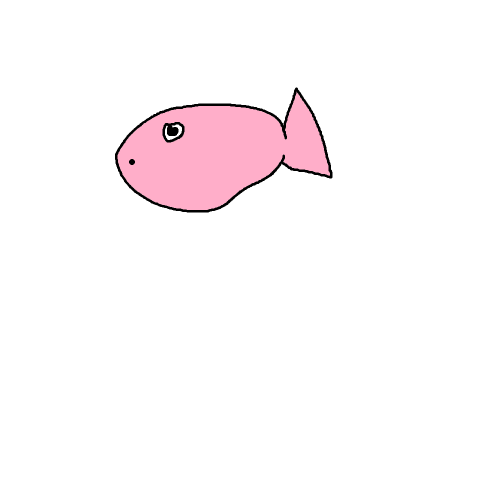
#> input picture experiments/chain/fh.png, 1000 x 1000 px (shown at 1/2 size)
$ python find_chain.py fh.png 5 sn.png
#> lines starting #> are read from the running program, lines starting #| are printed output that depends on the picture; after the words box and inside, x2 and y2 are one past the last pixel; in counts of white or black regions, pixels touching at a corner belong together
"""사슬형 · 지느러미형 마디 점 찾기 시험 (11/5). 그림 → 마스크 → 몸 가운데 선 → 머리 쪽 → 같은 간격 마디.
python find_chain.py 그림.png 마디수 → 그림.mask.png, 그림.joints.json, 그림.overlay.png"""
import json, sys
from collections import deque
import cv2
import numpy as np
from skimage.morphology import skeletonize

def mask_of(img):
    ink = (img.min(axis=2) < 235).astype(np.uint8)
    ink = cv2.morphologyEx(ink, cv2.MORPH_CLOSE, np.ones((5, 5), np.uint8))
    n, lab, st, _ = cv2.connectedComponentsWithStats(ink, 8)
    body = (lab == 1 + int(np.argmax(st[1:, cv2.CC_STAT_AREA]))).astype(np.uint8)
    flood = body.copy(); h, w = body.shape
    cv2.floodFill(flood, np.zeros((h + 2, w + 2), np.uint8), (0, 0), 1)
    return body | (1 - flood)                                    # 안의 구멍(눈 흰자)까지 채운다

def far(skel, start):
    """뼈대 위 너비 우선 — 가장 먼 점과 거기까지의 길."""
    prev = {start: None}; q = deque([start]); last = start
    while q:
        p = q.popleft(); last = p
        for dy in (-1, 0, 1):
            for dx in (-1, 0, 1):
                n = (p[0] + dy, p[1] + dx)
                if n not in prev and 0 <= n[0] < skel.shape[0] and 0 <= n[1] < skel.shape[1] and skel[n]:
                    prev[n] = p; q.append(n)
    path = [last]
    while prev[path[-1]] is not None:
        path.append(prev[path[-1]])
    return last, path[::-1]

def extend(path, mask, k=12):
    """뼈대 끝은 몸 끝보다 안쪽에서 끝난다 — 끝 방향으로 마스크 끝까지 늘인다."""
    y, x = path[-1]; py, px = path[max(0, len(path) - 1 - k)]
    d = np.array([y - py, x - px], float); d /= max(1e-6, np.linalg.norm(d))
    out = list(path); p = np.array([y, x], float)
    while True:
        p = p + d; iy, ix = int(round(p[0])), int(round(p[1]))
        if not (0 <= iy < mask.shape[0] and 0 <= ix < mask.shape[1]) or not mask[iy, ix]:
            break
        out.append((iy, ix))
    return out

def main(path, n_joints, fin=False):
#> called with path = 'fh.png', n_joints = 5, fin = False
    img = cv2.imread(path); mask = mask_of(img)
#> in main, img is the input picture: shape (1000, 1000, 3); mean B, G, R 249.9, 248.2, 253.1
#> in mask_of, `ink = (img.min(axis=2) < 235).astype(np.uint8)`:
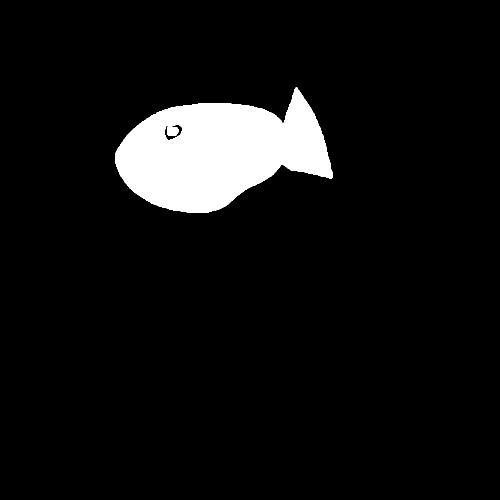
#> ink: shape (1000, 1000) (shown at 1/2 size); values 0 (black) and 1 (white), 6.8% white; 1 white region, box (x1, y1, x2, y2) and area: (230, 175, 665, 425) 67906
#> in mask_of, `ink = cv2.morphologyEx(ink, cv2.MORPH_CLOSE, np.ones((5, 5), np.uint8))`: ink: shape (1000, 1000); values 0 (black) and 1 (white), 6.8% white; 1 white region, box (x1, y1, x2, y2) and area: (230, 175, 665, 425) 68079
#> in mask_of, `n, lab, st, _ = cv2.connectedComponentsWithStats(ink, 8)`: n = 2; st = [[0, 0, 1000, 1000, 931921], [230, 175, 435, 250, 68079]]
#> in mask_of, `cv2.floodFill(flood, np.zeros((h + 2, w + 2), np.uint8), (0, 0), 1)`:
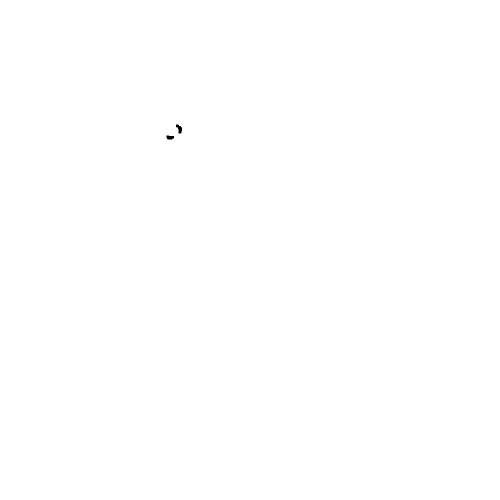
#> flood: shape (1000, 1000) (shown at 1/2 size); values 0 (black) and 1 (white), 100% white; 2 black regions, box (x1, y1, x2, y2) and area: (352, 249, 364, 267) 127, (333, 271, 348, 279) 100
#> in mask_of, `return body | (1 - flood)`: returned value: shape (1000, 1000); values 0 (black) and 1 (white), 6.8% white; 1 white region, box (x1, y1, x2, y2) and area: (230, 175, 665, 425) 68306
    skel = skeletonize(mask > 0)
#> skel: shape (1000, 1000) bool; 0.05% white in thin lines or dots, all inside (x1, y1, x2, y2) = (314, 179, 662, 353)
    start = tuple(np.argwhere(skel)[0])
#> start = (179, 592)
    a, _ = far(skel, start); b, line = far(skel, a)              # 가장 긴 길 (지름)
#> the loop in far, `while q:` made 480 passes
#> last on passes 1 to 3: (179, 592), (180, 592), (181, 592)
#> after the loop in far, `while q:`: prev = 480 items
#> in far, `path = [last]`: path = [(321, 314)]
#> after the loop in far, `while prev[path[-1]] is not None:`: path = 386 pairs, first value 179 to 321, second value 314 to 601
#> after `a, _ = far(skel, start)`: a = (321, 314)
#> the loop in far (call 2), `while q:` made 480 passes
#> last on passes 1 to 3: (321, 314), (320, 315), (320, 316)
#> after `b, line = far(skel, a)`: b = (179, 592); line has the same summary as path in far
    line = extend(extend(line, mask)[::-1], mask)[::-1]
#> in extend, `y, x = path[-1]`: y = 179; x = 592
#> in extend, `py, px = path[max(0, len(path) - 1 - k)]`: py = 191; px = 594
#> in extend, `d = np.array([y - py, x - px], float)`: d = [-12, -2]
#> in extend, `d /= max(1e-06, np.linalg.norm(d))`: d = [-0.986, -0.164]
#> in extend, `out = list(path)`: out has the same summary as path in far
#> in extend, `p = np.array([y, x], float)`: p = [179, 592]
#> the loop in extend, `while True:` made 5 passes
#> (p, iy, ix) on passes 1 to 5: ([178, 591.8], 178, 592), ([177, 591.7], 177, 592), ([176, 591.5], 176, 592), ([175.1, 591.3], 175, 591), ([174.1, 591.2], 174, 591)
#> after the loop in extend, `while True:`: out = 390 pairs, first value 175 to 321, second value 314 to 601
#> the loop in extend (call 2), `while True:` made 83 passes
#> (p, iy, ix) on passes 1, 2, 3, 4, 5, 6, 7, 8, 9, 10, 11, 13: ([321.1, 313], 321, 313), ([321.2, 312], 321, 312), ([321.2, 311], 321, 311), ([321.3, 310], 321, 310), ([321.4, 309], 321, 309), ([321.5, 308], 321, 308), ([321.6, 307], 322, 307), ([321.7, 306], 322, 306), ([321.7, 305], 322, 305), ([321.8, 304], 322, 304), ([321.9, 303], 322, 303), ([322.1, 301], 322, 301)
#> (iy, ix) on pass 12: (322, 302)
#> line = 472 pairs, first value 175 to 328, second value 232 to 601
    # 머리 = 몸 안쪽의 어두운 점(눈 · 콧구멍)이 가까운 끝. 윤곽선은 마스크 가장자리 띠라 뺀다
    inner = (img.min(axis=2) < 80) & (cv2.erode(mask, np.ones((9, 9), np.uint8)) > 0)
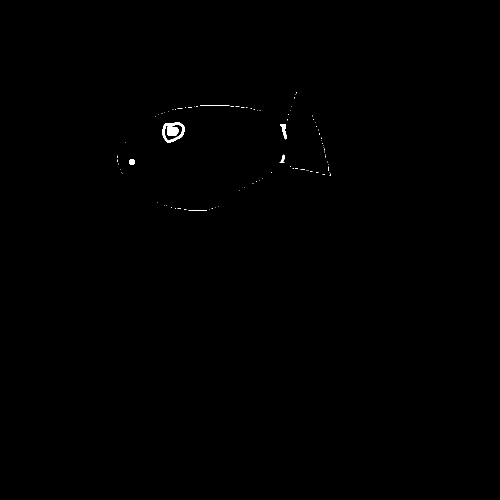
#> inner: shape (1000, 1000) bool (shown at 1/2 size); 0.17% white; 89 white regions (83 under 20 px), largest, box (x1, y1, x2, y2) and area: (325, 244, 369, 285) 997, (561, 248, 574, 279) 198, (258, 318, 270, 330) 112, (559, 309, 570, 326) 88, (400, 211, 459, 212) 59, (377, 420, 414, 421) 37
    ys, xs = np.nonzero(inner)
#> ys = 1714 values from 184 to 420; xs = 1714 values, max 660 at index 1633, min 234 at index 1370, mean 401.1
    def score(end):
        if not len(ys): return 0
        d = np.hypot(ys - end[0], xs - end[1]); return float((d < 0.25 * len(line)).sum())
    if score(line[-1]) > score(line[0]):
#> in score, `d = np.hypot(ys - end[0], xs - end[1])`: d = 1714 values, max 387.3 at index 1632, min 9.06 at index 0, mean 230.2
        line = line[::-1]                                         # line[0] 이 머리
    pts = np.array(line, float); seg = np.r_[0, np.cumsum(np.hypot(*np.diff(pts, axis=0).T))]
#> after `pts = np.array(line, float)`: pts has the same summary as line
#> after `seg = np.r_[0, np.cumsum(np.hypot(*np.diff(pts, axis=0).T))]`: seg = 472 values from 0 to 496.3
    at = np.linspace(0, seg[-1], n_joints)
#> at = [0, 124.1, 248.1, 372.2, 496.3]
    ys_ = np.interp(at, seg, pts[:, 0]); xs_ = np.interp(at, seg, pts[:, 1])
#> after `ys_ = np.interp(at, seg, pts[:, 0])`: ys_ = [328, 319, 289, 286, 175]
#> after `xs_ = np.interp(at, seg, pts[:, 1])`: xs_ = [232, 352.3, 464, 586.8, 591]
    # 꼬리 끝(지느러미형만): 뼈대 끝은 갈라진 지느러미의 한쪽 모서리로 간다 — 마지막 앞 마디에서 몸 방향으로 쭉 간 끝.
    # 사슬형은 꼬리가 휘어 있으면 몸 방향으로 가면 꼬리가 잘려 뼈대 끝 그대로
    d = np.array([ys_[-2] - ys_[0], xs_[-2] - xs_[0]]); d /= max(1e-6, np.linalg.norm(d))
#> after `d = np.array([ys_[-2] - ys_[0], xs_[-2] - xs_[0]])`: d = [-42, 354.8]
#> after `d /= max(1e-06, np.linalg.norm(d))`: d = [-0.118, 0.993]
    p = np.array([ys_[-2], xs_[-2]])
#> p = [286, 586.8]
    while fin:
        q = p + d; iy, ix = int(round(q[0])), int(round(q[1]))
        if not (0 <= iy < mask.shape[0] and 0 <= ix < mask.shape[1]) or not mask[iy, ix]:
            break
        p = q
    if fin:
        ys_[-1], xs_[-1] = p
    names = ["head"] + [f"b{i}" for i in range(1, n_joints - 1)] + ["tail"]
    joints = [{"name": nm, "x": round(float(x)), "y": round(float(y))} for nm, x, y in zip(names, xs_, ys_)]
#> joints = 5 items
    base = path.rsplit(".", 1)[0]
    cv2.imwrite(base + ".mask.png", mask * 255)
    json.dump(joints, open(base + ".joints.json", "w"))
    ov = img.copy()
    for j0, j1 in zip(joints, joints[1:]):
        cv2.line(ov, (j0["x"], j0["y"]), (j1["x"], j1["y"]), (255, 255, 255), 5)
#> this loop made 4 passes
#> (j0, j1) on passes 1 to 4: ({'name': 'head', 'x': 232, 'y': 328}, {'name': 'b1', 'x': 352, 'y': 319}), ({'name': 'b1', 'x': 352, 'y': 319}, {'name': 'b2', 'x': 464, 'y': 289}), ({'name': 'b2', 'x': 464, 'y': 289}, {'name': 'b3', 'x': 587, 'y': 286}), ({'name': 'b3', 'x': 587, 'y': 286}, {'name': 'tail', 'x': 591, 'y': 175})
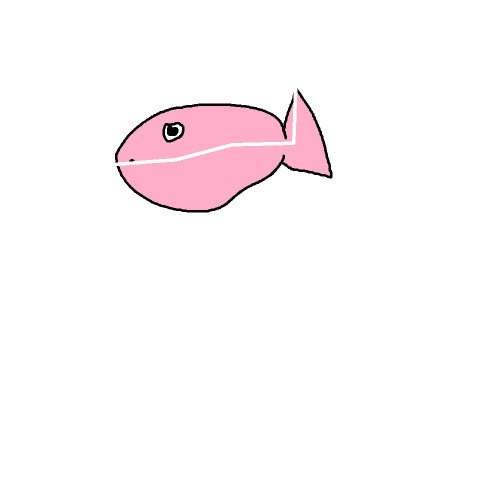
#> ov: shape (1000, 1000, 3) (shown at 1/2 size); 0.33% of pixels changed, all inside (x1, y1, x2, y2) = (231, 175, 595, 332)
    for j in joints:
        cv2.circle(ov, (j["x"], j["y"]), 9, (0, 0, 255) if j["name"] == "head" else (255, 120, 0), -1)
#> this loop made 5 passes
#> j on passes 1 to 5: {'name': 'head', 'x': 232, 'y': 328}, {'name': 'b1', 'x': 352, 'y': 319}, {'name': 'b2', 'x': 464, 'y': 289}, {'name': 'b3', 'x': 587, 'y': 286}, {'name': 'tail', 'x': 591, 'y': 175}
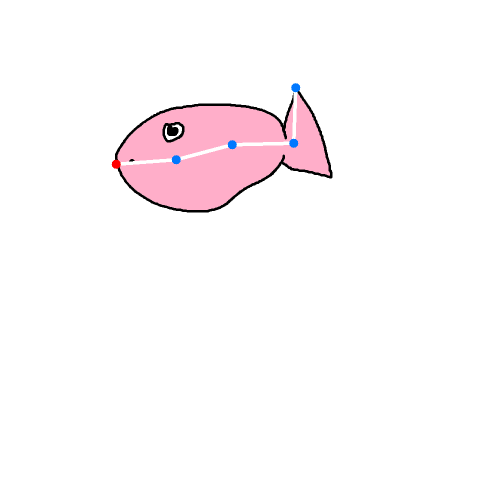
#> ov: shape (1000, 1000, 3) (shown at 1/2 size); 0.13% of pixels changed, all inside (x1, y1, x2, y2) = (223, 166, 601, 338)
    cv2.imwrite(base + ".overlay.png", ov)
    print(base, "마디", n_joints, "머리", joints[0], "꼬리", joints[-1])
#| fh 마디 5 머리 {'name': 'head', 'x': 232, 'y': 328} 꼬리 {'name': 'tail', 'x': 591, 'y': 175}

if __name__ == "__main__":
    main(sys.argv[1], int(sys.argv[2]), fin=len(sys.argv) > 3 and sys.argv[3] == "fin")
